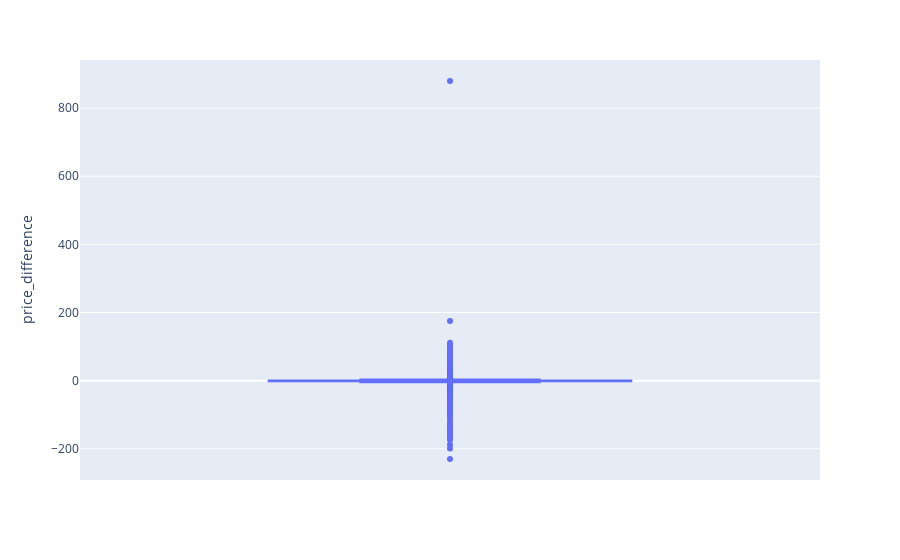

Notebook code for this chart:
### Markdown cell above
### Remove price difference extreme outliers

### Code cell
# plot the price difference using plotly boxplot
import plotly.express as px
fig = px.box(merged_data['price_difference'], y="price_difference")
fig.show()

### Figure 1 — Plotly figure (JSON) as saved in the notebook; plotly's stock layout.template omitted (floating-point values rounded to 4 significant figures; data arrays with more than 128 entries replaced by an {"elided": "..."} marker saying what was removed)
{"data": [{"alignmentgroup": "True", "hovertemplate": "price_difference=%{y}<extra></extra>", "legendgroup": "", "marker": {"color": "#636efa"}, "name": "", "notched": false, "offsetgroup": "", "orientation": "v", "showlegend": false, "type": "box", "x0": " ", "xaxis": "x", "y": {"elided": "4932 float values"}, "y0": " ", "yaxis": "y"}], "layout": {"boxmode": "group", "legend": {"tracegroupgap": 0}, "margin": {"t": 60}, "xaxis": {"anchor": "y", "domain": [0, 1]}, "yaxis": {"anchor": "x", "domain": [0, 1], "title": {"text": "price_difference"}}}}
